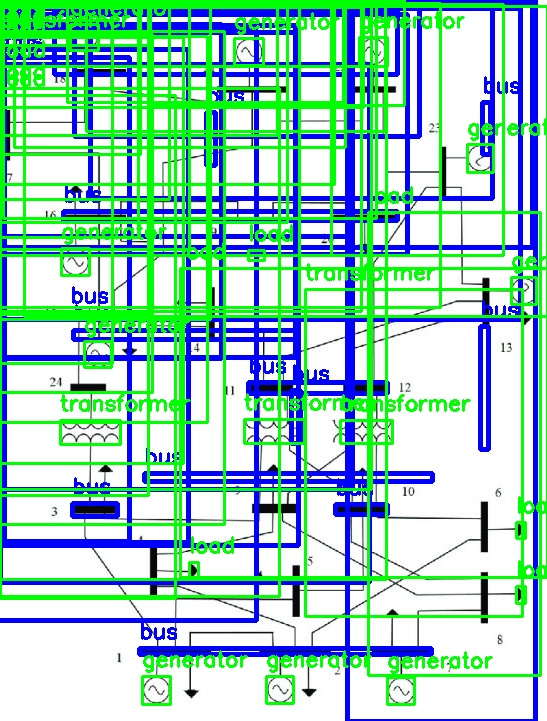
#> input picture 02_결과 모음들/시각화_테스트결과/experiments_phase1/1_imgsz_1280.jpg, 547 x 721 px
$ python -i vision_logic_hybrid_autotune.py   (imports and definitions only)
#> lines starting #> are read from the running program, lines starting #| are printed output that depends on the picture; after the words box and inside, x2 and y2 are one past the last pixel; in counts of white or black regions, pixels touching at a corner belong together
"""YOLO plus image-only arrow fallback for power-diagram loads."""

import io
import os

import cv2
import numpy as np
from PIL import Image
from ultralytics import YOLO


CLASS_MAP = {0: "bus", 1: "generator", 2: "load", 3: "transformer"}
MODEL_PATH = os.environ.get("AUTO_TUNE_MODEL_PATH", "backend_api/icon_recognition/models/best.pt")
CONFIDENCE = float(os.environ.get("AUTO_TUNE_CONFIDENCE", "0.25"))
# [1 line that did not run here, left out]


def iou(a, b):
    ax1, ay1 = a[0] - a[2] / 2, a[1] - a[3] / 2
    ax2, ay2 = a[0] + a[2] / 2, a[1] + a[3] / 2
    bx1, by1 = b[0] - b[2] / 2, b[1] - b[3] / 2
    bx2, by2 = b[0] + b[2] / 2, b[1] + b[3] / 2
    intersection = max(0, min(ax2, bx2) - max(ax1, bx1)) * max(0, min(ay2, by2) - max(ay1, by1))
    return intersection / (a[2] * a[3] + b[2] * b[3] - intersection + 1e-6)


def load_arrow_candidates(image):
    gray = cv2.cvtColor(image, cv2.COLOR_RGB2GRAY)
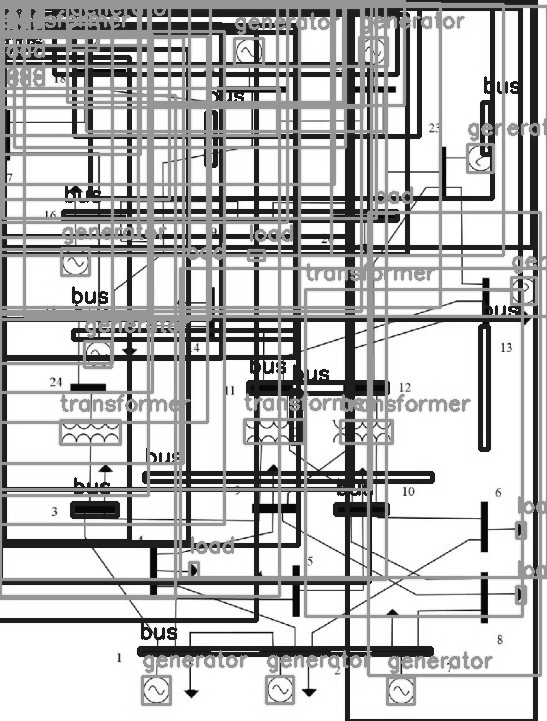
#> gray: shape (721, 547); min 0, max 255, mean 189.3
    _, ink = cv2.threshold(gray, 140, 255, cv2.THRESH_BINARY_INV)
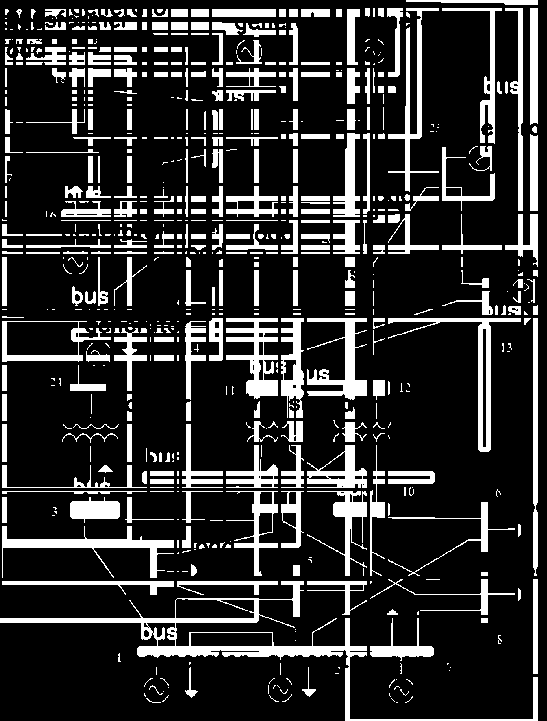
#> ink: shape (721, 547); 18.2% white; 666 white regions (321 under 20 px), largest, box (x1, y1, x2, y2) and area: (0, 581, 538, 721) 5768, (2, 526, 174, 578) 1973, (388, 318, 521, 452) 1923
    opened = cv2.morphologyEx(ink, cv2.MORPH_OPEN, cv2.getStructuringElement(cv2.MORPH_RECT, (3, 3)))
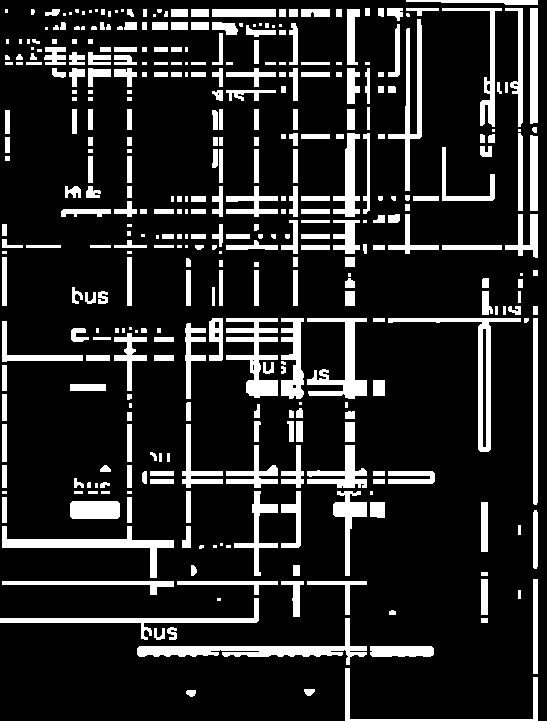
#> opened: shape (721, 547); 15.6% white; 376 white regions (65 under 20 px)
    contours, _ = cv2.findContours(opened, cv2.RETR_EXTERNAL, cv2.CHAIN_APPROX_SIMPLE)
#> contours = 376 contours, 126 with area under 20; largest, box (x1, y1, x2, y2) and area: (137, 618, 367, 665) 2008, (388, 318, 521, 452) 1940, (2, 526, 174, 578) 1612, (226, 318, 278, 398) 1496, (307, 318, 367, 399) 1448
    candidates = []
    for contour in contours:
        area = cv2.contourArea(contour)
        x, y, width, height = cv2.boundingRect(contour)
        vertices = len(cv2.approxPolyDP(contour, 0.08 * cv2.arcLength(contour, True), True))
        if vertices != 3 or not 100 <= area <= 500 or not (10 <= width <= 40 and 10 <= height <= 40):
            continue
        candidates.append({"class": "load", "bbox": [x + width / 2, y + height / 2, width * 1.25, height * 1.25],
                           "confidence": 1.0, "source": "opencv_arrow"})
#> this loop made 376 passes
#> (area, x, y, width, height, vertices) on passes 1 to 3: (43, 186, 690, 10, 7, 4), (46.5, 304, 689, 11, 7, 3), (565, 345, 668, 193, 53, 4)
#> after the loop, candidates = 10 items
    return candidates


def analyze_circuit_image_hybrid_autotune(image_bytes):
    image = np.array(Image.open(io.BytesIO(image_bytes)).convert("RGB"))
    # Keep low-confidence proposals only as corroboration for image-derived arrows.
    result = MODEL.predict(image, conf=0.001, iou=0.4, max_det=300, verbose=False)[0]
    nodes = []
    low_confidence_loads = []
    for box in result.boxes:
        x1, y1, x2, y2 = box.xyxy[0].tolist()
        node = {"class": CLASS_MAP[int(box.cls[0])], "bbox": [(x1 + x2) / 2, (y1 + y2) / 2, x2 - x1, y2 - y1],
                "confidence": float(box.conf[0]), "source": "yolo"}
        if node["class"] == "load":
            low_confidence_loads.append(node)
        if node["confidence"] >= CONFIDENCE:
            nodes.append(node)
    for candidate in load_arrow_candidates(image):
        corroborated = any(iou(node["bbox"], candidate["bbox"]) >= 0.1 for node in low_confidence_loads)
        if corroborated and not any(node["class"] == "load" and iou(node["bbox"], candidate["bbox"]) >= 0.4 for node in nodes):
            nodes.append(candidate)
    return {"status": "success", "nodes": nodes}

>>> import cv2
>>> picture = cv2.cvtColor(cv2.imread('../../../02_결과 모음들/시각화_테스트결과/experiments_phase1/1_imgsz_1280.jpg'), cv2.COLOR_BGR2RGB)
>>> result = load_arrow_candidates(picture)
#> result = 10 items

$ run again, on 02_결과 모음들/시각화_테스트결과/experiments_phase1/1_imgsz_2048.jpg
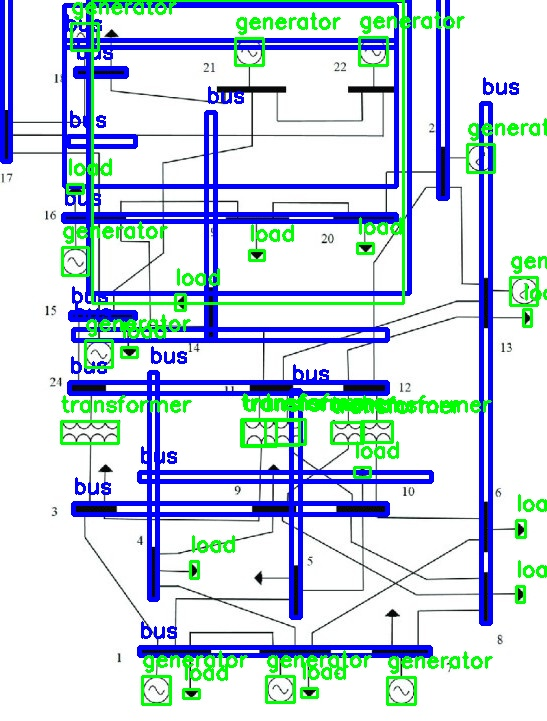
#> input picture 02_결과 모음들/시각화_테스트결과/experiments_phase1/1_imgsz_2048.jpg, 547 x 721 px
#> in load_arrow_candidates, `_, ink = cv2.threshold(gray, 140, 255, cv2.THRESH_BINARY_INV)`:
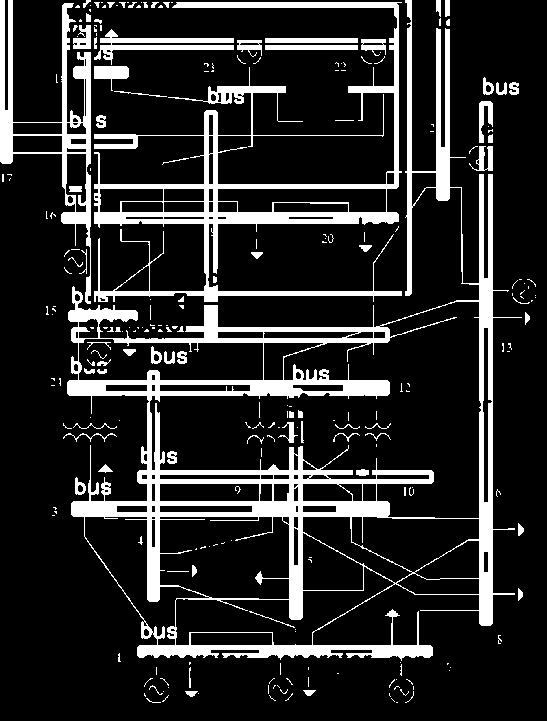
#> ink: shape (721, 547); 15.8% white; 253 white regions (175 under 20 px), largest, box (x1, y1, x2, y2) and area: (67, 0, 522, 661) 34867, (94, 2, 402, 302) 13463, (0, 0, 91, 304) 5274
#> in load_arrow_candidates, `opened = cv2.morphologyEx(ink, cv2.MORPH_OPEN, cv2.getStructuringEleme..`:
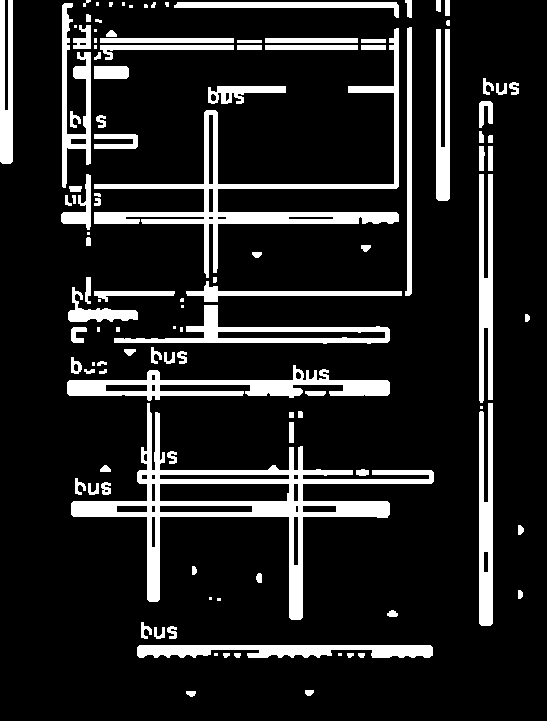
#> opened: shape (721, 547); 13.8% white; 116 white regions (23 under 20 px)
#> contours = 116 contours, 34 with area under 20; largest, box (x1, y1, x2, y2) and area: (71, 403, 434, 620) 13878, (94, 28, 399, 278) 6868, (67, 365, 390, 401) 4103, (114, 305, 390, 344) 3502, (137, 645, 433, 658) 2565
#> the loop in load_arrow_candidates, `for contour in contours:` made 116 passes
#> (area, x, y, width, height, vertices) on passes 1, 2, 3, 6, 9, 10, 11, 12: (34.5, 186, 691, 10, 6, 3), (33.5, 305, 690, 9, 6, 4), (20.5, 358, 653, 7, 5, 4), (20.5, 234, 653, 7, 5, 4), (2565, 137, 645, 296, 13, 2), (54, 154, 627, 11, 12, 5), (59, 167, 626, 10, 13, 6), (70, 141, 622, 11, 17, 5)
#> after the loop in load_arrow_candidates, `for contour in contours:`: candidates = []

$ run again, on 02_결과 모음들/시각화_테스트결과/experiments_phase1/1_imgsz_640.jpg
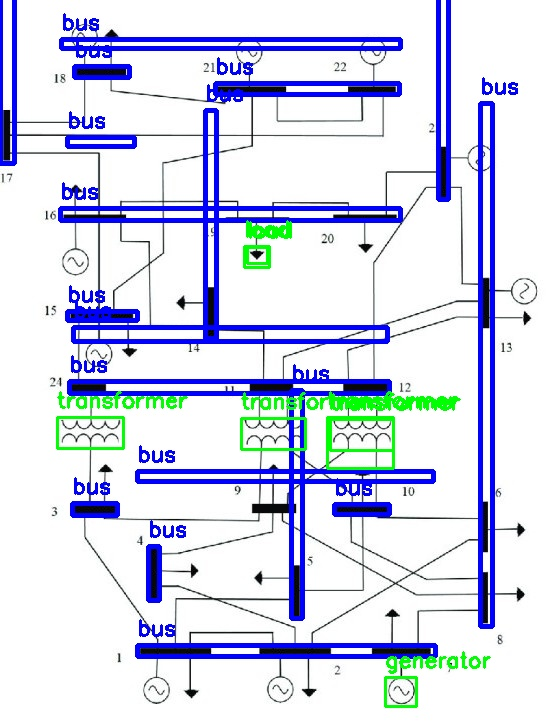
#> input picture 02_결과 모음들/시각화_테스트결과/experiments_phase1/1_imgsz_640.jpg, 547 x 721 px
#> in load_arrow_candidates, `_, ink = cv2.threshold(gray, 140, 255, cv2.THRESH_BINARY_INV)`:
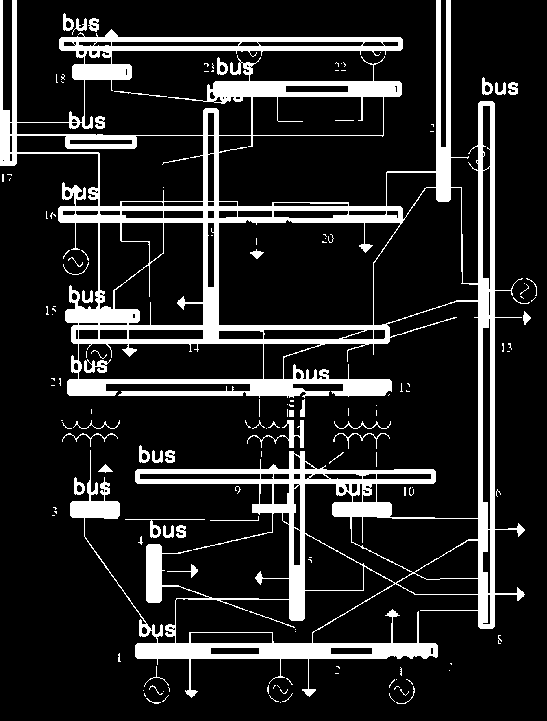
#> ink: shape (721, 547); 14.8% white; 148 white regions (103 under 20 px), largest, box (x1, y1, x2, y2) and area: (0, 0, 525, 698) 53907, (247, 420, 304, 448) 360, (84, 359, 111, 373) 197
#> in load_arrow_candidates, `opened = cv2.morphologyEx(ink, cv2.MORPH_OPEN, cv2.getStructuringEleme..`:
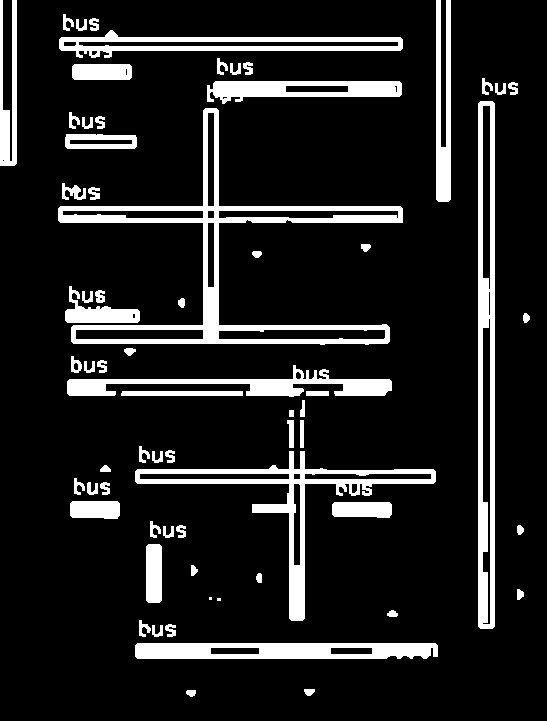
#> opened: shape (721, 547); 12.7% white; 67 white regions (2 under 20 px)
#> contours = 67 contours, 2 with area under 20; largest, box (x1, y1, x2, y2) and area: (58, 108, 403, 345) 14217, (478, 101, 495, 629) 8424, (135, 451, 436, 621) 6922, (59, 30, 403, 58) 4638, (135, 643, 438, 659) 4404
#> the loop in load_arrow_candidates, `for contour in contours:` made 67 passes
#> (area, x, y, width, height, vertices) on passes 1, 2, 3, 4, 5, 6, 7, 10: (43, 186, 690, 10, 7, 4), (46.5, 304, 689, 11, 7, 3), (4404.5, 135, 643, 303, 16, 2), (54, 152, 625, 11, 12, 5), (64, 165, 624, 11, 13, 6), (73.5, 139, 620, 12, 17, 4), (44, 387, 610, 11, 7, 4), (46, 517, 589, 7, 11, 3)
#> after the loop in load_arrow_candidates, `for contour in contours:`: candidates = 1 item
